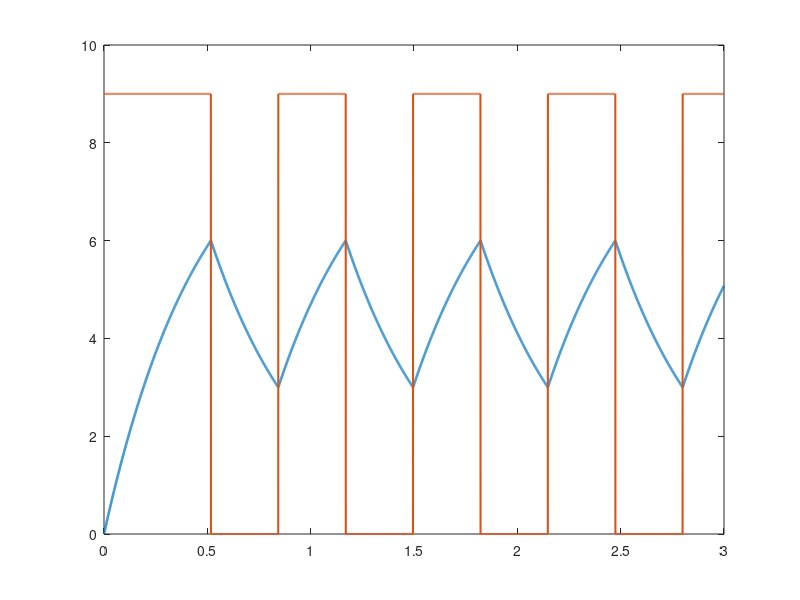

The MATLAB script that drew this image: (Note: this script raises an error after producing the figure.)
%% AHDS - Analyse pratique de circuits avec MATLAB #01
% Titre du script et identification de l'exemple étudié.

% NE555 en mode astable : R1 = 1 kOhm, R2 = 470 kOhm, C1 = 1 uF, VCC = 9 V.
% Rappel des valeurs principales utilisées dans le schéma.

clear;                      % Supprime toutes les variables présentes dans l'espace de travail MATLAB.
clc;                        % Efface le contenu affiché dans la fenêtre de commande.
close all;                  % Ferme toutes les fenêtres graphiques ouvertes précédemment.

%% Parametres du circuit
% Début de la section contenant les paramètres électriques du montage.

VCC = 9;                    % Définit la tension d'alimentation du NE555 à 9 V.
R1  = 1e3;                  % Définit R1 = 1 kOhm, résistance supérieure du réseau de temporisation.
R2  = 470e3;                % Définit R2 = 470 kOhm, résistance principale de charge/décharge.
C1  = 1e-6;                 % Définit C1 = 1 uF, condensateur de temporisation.

VTL = VCC/3;                % Calcule le seuil inférieur interne du NE555 : 1/3 de VCC.
VTH = 2*VCC/3;              % Calcule le seuil supérieur interne du NE555 : 2/3 de VCC.

%% Calculs theoriques
% Début du calcul des temps haut, bas, de la période, de la fréquence et du rapport cyclique.

tH = log(2)*(R1+R2)*C1;     % Calcule la durée de l'état haut pendant la charge de C1 via R1 + R2.
tL = log(2)*R2*C1;          % Calcule la durée de l'état bas pendant la décharge de C1 via R2.

T = tH + tL;                % Calcule la période complète d'oscillation.
f = 1/T;                    % Calcule la fréquence d'oscillation en hertz.
D = 100*tH/T;               % Calcule le rapport cyclique de la sortie en pourcentage.

fprintf('tH = %.4f s\n',tH); % Affiche dans la console la durée théorique de l'état haut.
fprintf('tL = %.4f s\n',tL); % Affiche dans la console la durée théorique de l'état bas.
fprintf('T  = %.4f s\n',T);  % Affiche dans la console la période complète.
fprintf('f  = %.3f Hz\n',f); % Affiche dans la console la fréquence d'oscillation.
fprintf('D  = %.2f %%\n',D); % Affiche dans la console le rapport cyclique en pourcentage.

%% Axe temporel
% Création de l'axe temporel utilisé pour la simulation comportementale.

dt = 0.0005;                % Définit le pas de calcul à 0,5 ms.
tFin = 3;                   % Définit une durée totale de simulation de 3 secondes.
t = 0:dt:tFin;              % Crée le vecteur temps allant de 0 à 3 s avec le pas dt.

Vc = zeros(size(t));        % Préalloue le tableau qui contiendra la tension sur le condensateur C1.
Vout = zeros(size(t));      % Préalloue le tableau qui contiendra la tension de sortie du NE555.

%% Premiere charge du condensateur
% Au démarrage, C1 est considéré comme totalement déchargé.

tFirst = -(R1+R2)*C1*log(1-VTH/VCC);
% Calcule le temps nécessaire pour que C1 passe de 0 V au seuil supérieur VTH.

%% Simulation temporelle
% La boucle suivante calcule l'état du circuit pour chaque instant du vecteur temps.

for k = 1:length(t)         % Parcourt successivement tous les instants de la simulation.

    if t(k) <= tFirst       % Vérifie si le circuit se trouve encore dans la première phase de charge.

        Vc(k) = VCC*(1-exp(-t(k)/((R1+R2)*C1)));
        % Calcule la charge exponentielle initiale de C1 depuis 0 V vers VCC.

        Vout(k) = VCC;      % Maintient la sortie à l'état haut pendant cette première phase de charge.

    else                    % Exécute le régime périodique après la première commutation.

        tau = t(k)-tFirst;  % Calcule le temps écoulé depuis la première commutation du NE555.
        tc = mod(tau,T);    % Ramène ce temps à la position correspondante dans une seule période T.

        if tc < tL          % Vérifie si le circuit se trouve dans la phase de décharge de C1.

            Vc(k) = VTH*exp(-tc/(R2*C1));
            % Calcule la décharge exponentielle de C1 depuis 2/3 VCC vers 1/3 VCC.

            Vout(k) = 0;    % Place la sortie du NE555 à l'état bas pendant la décharge.

        else                % Exécute la phase de charge suivante de C1.

            tch = tc-tL;    % Calcule le temps écoulé depuis le début de la phase de charge.

            Vc(k) = VCC-(VCC-VTL)*exp(-tch/((R1+R2)*C1));
            % Calcule la charge exponentielle de C1 depuis 1/3 VCC vers 2/3 VCC.

            Vout(k) = VCC;  % Place la sortie du NE555 à l'état haut pendant la charge.

        end                 % Termine le test entre la phase de charge et la phase de décharge.
    end                     % Termine le test concernant la première charge du condensateur.
end                         % Termine la boucle de simulation temporelle.

%% Generation du graphique
% Création des courbes permettant de comparer Vc et la sortie du NE555.

figure;                     % Ouvre une nouvelle fenêtre graphique MATLAB.
plot(t,Vc,'LineWidth',1.8); % Trace la tension du condensateur C1 en fonction du temps.
hold on;                    % Conserve la première courbe afin d'en superposer d'autres.
plot(t,Vout,'LineWidth',1.5);
% Trace sur le même graphique la tension de sortie du NE555.

yline(VTL,'--','1/3 VCC = 3 V');
% Ajoute une ligne horizontale indiquant le seuil inférieur du NE555.

yline(VTH,'--','2/3 VCC = 6 V');
% Ajoute une ligne horizontale indiquant le seuil supérieur du NE555.

grid on;                    % Active la grille afin de faciliter la lecture des valeurs.
xlabel('Temps (s)');        % Ajoute le titre de l'axe horizontal.
ylabel('Tension (V)');      % Ajoute le titre de l'axe vertical.

title('NE555 en mode astable - Simulation theorique');
% Ajoute le titre principal du graphique.

legend('Tension sur C1','Sortie NE555 (Pin 3)','Location','best');
% Ajoute la légende et demande à MATLAB de choisir automatiquement sa meilleure position.
